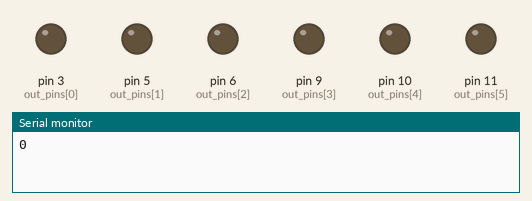
The sketch below on a simulated Arduino Uno, built with avr-gcc and run on an emulated ATmega328P. Shown: output pins drawn as LEDs (lit = HIGH), the last lines printed to the serial monitor.

Above: at 0.1 s.
At 4.1 s:
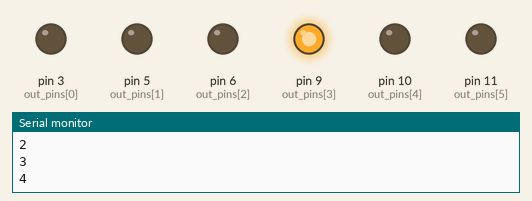
At 9.1 s:
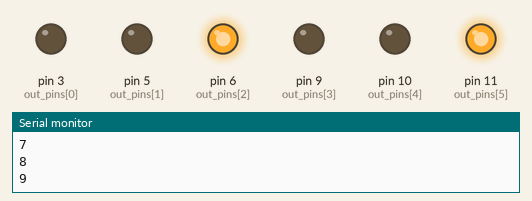
At 19.1 s:
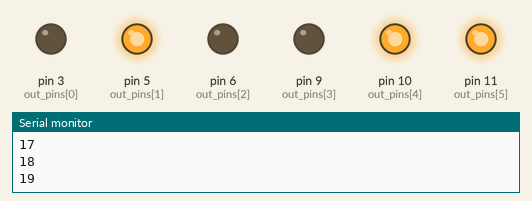
At 29.1 s:
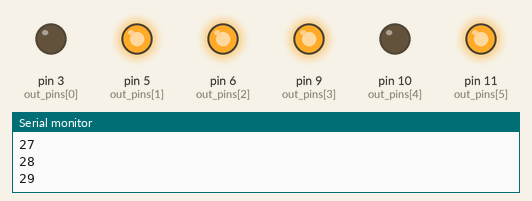
At 39.1 s:
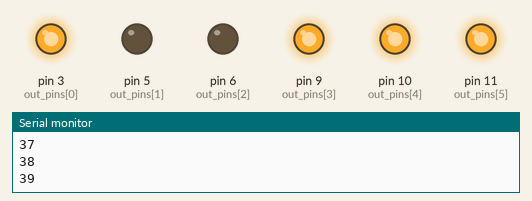
Timing chart, 0 to 40.0 s (numbered marks = the images above):
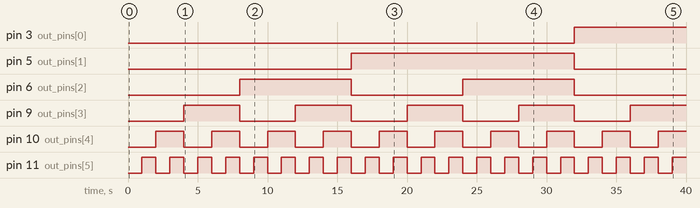

Measured:
- by itself, pin 3 (out_pins[0]): LOW → HIGH at 32.0 s
- by itself, pin 5 (out_pins[1]): LOW → HIGH at 16.0 s, → LOW 16.0 s later
- by itself, pin 6 (out_pins[2]): alternates HIGH for 8.0 s and LOW for 8.0 s
- by itself, pin 9 (out_pins[3]): alternates HIGH for 4.0 s and LOW for 4.0 s
- by itself, pin 10 (out_pins[4]): alternates HIGH for 2.0 s and LOW for 2.0 s
- by itself, pin 11 (out_pins[5]): alternates HIGH for 1.0 s and LOW for 1.0 s

The sketch:

binary_clock.ino
```cpp
// pins
const short out_pins[] = {3, 5, 6, 9, 10, 11};
const short led_on[] = {32, 16, 8, 4, 2, 1};

void setup() {
  // initialize serial communication at 9600 bits per second:
  Serial.begin(9600);
}

unsigned short time = 0;

void loop() {
  Serial.println(time);
  for (short i=0; i < 6; ++i) {
    if (time & led_on[i]) {
      analogWrite(out_pins[i], 255);
    } else {
      analogWrite(out_pins[i], 0);
    }
  }
  delay(1000);
  ++time;
}
```
